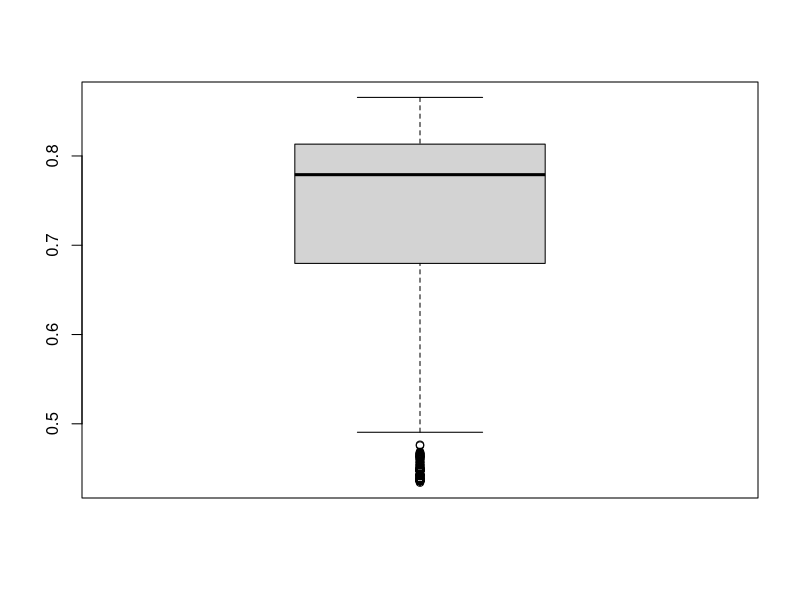
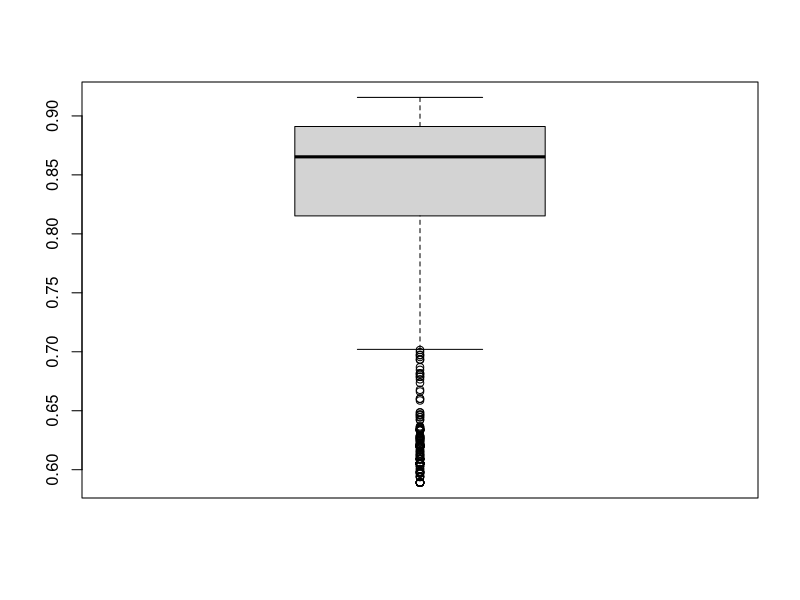
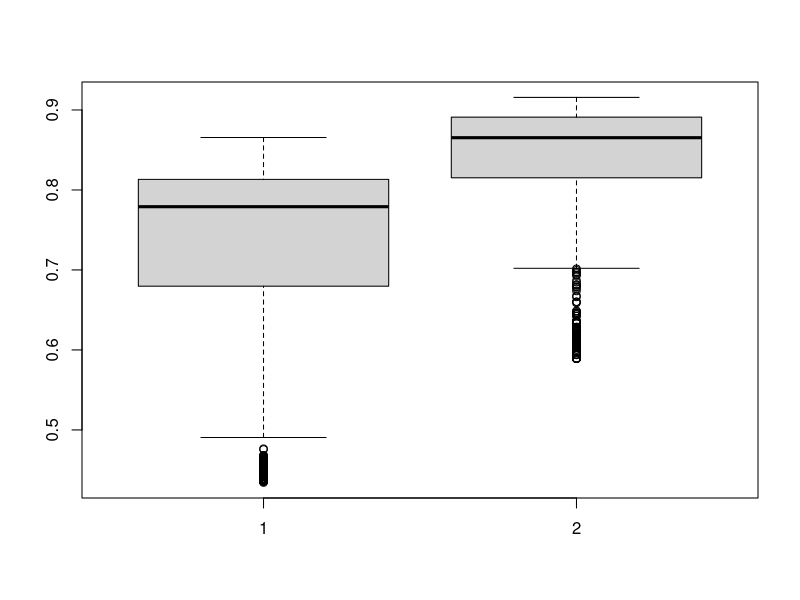
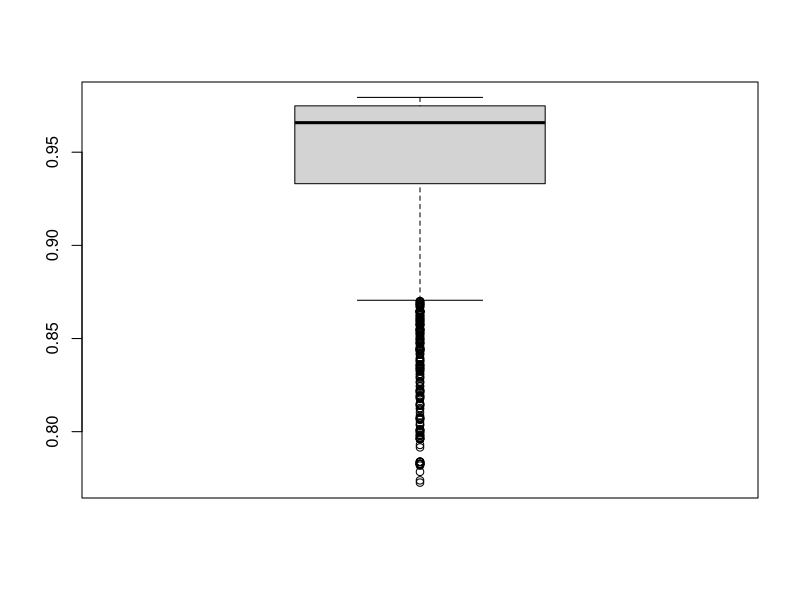

These figures' R source, in order: (Note: this script raises an error after producing the figures.)
setwd("F:/Git/github/r-scripts/metric-selection") # Pfad bitte anpassen
#setwd("/Users/sebastian/git/github/r-scripts/metric-selection")
#setwd("C://Users//Lorik//Documents//GitHub//r-scripts//metric-selection")


# read results of first run with all metrics
library(data.table)
metric_comparison <- fread("MetricComparison_aggregated-all.csv", header=TRUE, sep=";", quote="\"", strip.white=TRUE, showProgress=TRUE, encoding="UTF-8", na.strings=c("", "null"), stringsAsFactors=FALSE)
nrow(metric_comparison)
# 1474


### TEXT ###

MatthewsCorrelationText <- metric_comparison$MatthewsCorrelationText

summary(MatthewsCorrelationText)
# Min. 1st Qu.  Median    Mean 3rd Qu.    Max. 
# 0.4342  0.6798  0.7791  0.7284  0.8132  0.8656

boxplot(MatthewsCorrelationText)

MatthewsCorrelationText_99 <- MatthewsCorrelationText[MatthewsCorrelationText >= quantile(MatthewsCorrelationText, 0.99)]

length(MatthewsCorrelationText_99)
# 15

MatthewsCorrelationText_99_metrics <- unique(metric_comparison[metric_comparison$MatthewsCorrelationText %in% MatthewsCorrelationText_99,]$Metric)
length(MatthewsCorrelationText_99_metrics)
# 15

MatthewsCorrelationText_99_metrics
# [1] "tokenDiceNormalized"          
# [2] "manhattanThreeGramNormalized" 
# [3] "fourGramDiceNormalized"       
# [4] "threeGramDiceNormalized"      
# [5] "manhattanFiveGramNormalized"  
# [6] "fiveGramDiceNormalized"       
# [7] "cosineThreeGramNormalizedBool"
# [8] "manhattanFourGramNormalized"  
# [9] "fourGramDiceNormalizedPadding"
# [10] "fiveGramJaccardNormalized"    
# [11] "fiveGramDiceNormalizedPadding"
# [12] "winnowingFiveGramDice"        
# [13] "threeGramDice"                
# [14] "fourGramDice"                 
# [15] "fiveGramDice"

# backup metric
backup_candidates <- metric_comparison[metric_comparison$FailuresText == 0 & metric_comparison$FailuresCode == 0,]
MatthewsCorrelationText_backup <- backup_candidates$MatthewsCorrelationText

MatthewsCorrelationText_99_backup <- MatthewsCorrelationText_backup[MatthewsCorrelationText_backup >= quantile(MatthewsCorrelationText_backup, 0.99)]

length(MatthewsCorrelationText_99_backup)
# 3

MatthewsCorrelationText_99_backup_metrics <- unique(backup_candidates[backup_candidates$MatthewsCorrelationText %in% MatthewsCorrelationText_99_backup,]$Metric)
length(MatthewsCorrelationText_99_backup_metrics)
# 2

MatthewsCorrelationText_99_backup_metrics
# [1] "cosineTokenNormalizedNormalizedTermFrequency"
# [2] "cosineTokenNormalizedBool"  


### CODE ###

MatthewsCorrelationCode <- metric_comparison$MatthewsCorrelationCode

summary(MatthewsCorrelationCode)
# Min. 1st Qu.  Median    Mean 3rd Qu.    Max. 
# 0.5891  0.8153  0.8653  0.8300  0.8910  0.9157 

boxplot(MatthewsCorrelationCode)

MatthewsCorrelationCode_99 <- MatthewsCorrelationCode[MatthewsCorrelationCode >= quantile(MatthewsCorrelationCode, 0.99)]

length(MatthewsCorrelationCode_99)
# 15

MatthewsCorrelationCode_99_metrics <- unique(metric_comparison[metric_comparison$MatthewsCorrelationCode %in% MatthewsCorrelationCode_99,]$Metric)
length(MatthewsCorrelationCode_99_metrics)
# 10

MatthewsCorrelationCode_99_metrics
# [1] "twoShingleDiceNormalized"         
# [2] "manhattanFiveGramNormalized"      
# [3] "fiveGramJaccard"                  
# [4] "fiveGramDiceNormalized"           
# [5] "manhattanThreeGramNormalized"     
# [6] "manhattanTwoShingleNormalized"    
# [7] "winnowingFourGramOptimalAlignment"
# [8] "manhattanThreeShingleNormalized"  
# [9] "fourGramDiceNormalized"           
# [10] "manhattanFourGramNormalized"

# backup metric
backup_candidates <- metric_comparison[metric_comparison$FailuresText == 0 & metric_comparison$FailuresCode == 0,]
MatthewsCorrelationCode_backup <- backup_candidates$MatthewsCorrelationCode

MatthewsCorrelationCode_99_backup <- MatthewsCorrelationCode_backup[MatthewsCorrelationCode_backup >= quantile(MatthewsCorrelationCode_backup, 0.99)]

length(MatthewsCorrelationCode_99_backup)
# 3

MatthewsCorrelationCode_99_backup_metrics <- unique(backup_candidates[backup_candidates$MatthewsCorrelationCode %in% MatthewsCorrelationCode_99_backup,]$Metric)
length(MatthewsCorrelationCode_99_backup_metrics)
# 3

MatthewsCorrelationCode_99_backup_metrics
# [1] "twoGramJaccard"           
# [2] "manhattanTokenNormalized" 
# [3] "cosineTokenNormalizedBool"


### BOTH ###

boxplot(MatthewsCorrelationText, MatthewsCorrelationCode)

# best metrics
selected_metrics <- unique(c(
  MatthewsCorrelationText_99_metrics,
  MatthewsCorrelationCode_99_metrics
))

length(selected_metrics)
# 20

selected_metrics
# [1] "tokenDiceNormalized"              
# [2] "manhattanThreeGramNormalized"     
# [3] "fourGramDiceNormalized"           
# [4] "threeGramDiceNormalized"          
# [5] "manhattanFiveGramNormalized"      
# [6] "fiveGramDiceNormalized"           
# [7] "cosineThreeGramNormalizedBool"    
# [8] "manhattanFourGramNormalized"      
# [9] "fourGramDiceNormalizedPadding"    
# [10] "fiveGramJaccardNormalized"        
# [11] "fiveGramDiceNormalizedPadding"    
# [12] "winnowingFiveGramDice"            
# [13] "threeGramDice"                    
# [14] "fourGramDice"                     
# [15] "fiveGramDice"                     
# [16] "twoShingleDiceNormalized"         
# [17] "fiveGramJaccard"                  
# [18] "manhattanTwoShingleNormalized"    
# [19] "winnowingFourGramOptimalAlignment"
# [20] "manhattanThreeShingleNormalized"

# backup metric
selected_metrics_backup <- unique(c(
  MatthewsCorrelationText_99_backup_metrics,
  MatthewsCorrelationCode_99_backup_metrics
))

length(selected_metrics_backup)
# 4

selected_metrics_backup
# [1] "cosineTokenNormalizedNormalizedTermFrequency"
# [2] "cosineTokenNormalizedBool"                   
# [3] "twoGramJaccard"                              
# [4] "manhattanTokenNormalized"   


##################
### SECOND RUN ###
##################

# read results of second run with selected metrics and more thresholds
library(data.table)
metric_comparison_selected <- fread("MetricComparison_aggregated-selected.csv", header=TRUE, sep=";", quote="\"", strip.white=TRUE, showProgress=TRUE, encoding="UTF-8", na.strings=c("", "null"), stringsAsFactors=FALSE)
nrow(metric_comparison_selected)
# 2020


### TEXT ###

MatthewsCorrelationText <- metric_comparison_selected$MatthewsCorrelationText

summary(MatthewsCorrelationText)
# Min. 1st Qu.  Median    Mean 3rd Qu.    Max. 
# 0.7735  0.9240  0.9640  0.9370  0.9739  0.9795

boxplot(MatthewsCorrelationText)

max(MatthewsCorrelationText)
# 0.979533

selected_metric_text <- metric_comparison_selected[metric_comparison_selected$MatthewsCorrelationText == max(MatthewsCorrelationText)]
selected_metrics_text$Metric
# [1] "manhattanFourGramNormalized"
selected_metrics_text$Threshold
# 0.17


### CODE ###

MatthewsCorrelationCode <- metric_comparison_selected$MatthewsCorrelationCode

summary(MatthewsCorrelationCode)
# Min. 1st Qu.  Median    Mean 3rd Qu.    Max. 
# 0.8602  0.9616  0.9769  0.9627  0.9813  0.9843 

boxplot(MatthewsCorrelationCode)

max(MatthewsCorrelationCode)
# 0.9842914

selected_metric_code <- metric_comparison_selected[metric_comparison_selected$MatthewsCorrelationCode == max(MatthewsCorrelationCode)]
selected_metric_code$Metric
# [1] "fiveGramJaccard"              
# [2] "manhattanTwoShingleNormalized"
# [3] "fiveGramDice"
min_runtime_selected_metric_code <- min(selected_metric_code$Runtime)
selected_metric_code <- metric_comparison_selected[metric_comparison_selected$MatthewsCorrelationCode == max(MatthewsCorrelationCode)
                                                & metric_comparison_selected$Runtime == min_runtime_selected_metric_code]
selected_metric_code$Metric
# [1] "fiveGramDice"
selected_metric_code$Threshold
# 0.33
